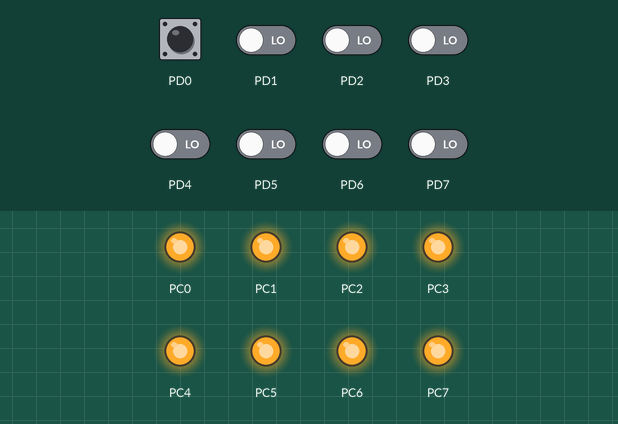
A program run on a simulated ATmega8, built with avr-gcc and emulated at 8 MHz. On the bench: output pins drawn as LEDs (lit = HIGH). The inputs (shaded band) are chosen by the test bench; at power-on: PD0 HIGH, PD1–7 LOW.

Above: at 6.8 s.
6.9 s: PD0 pulled LOW for 3 s
At 9.4 s:
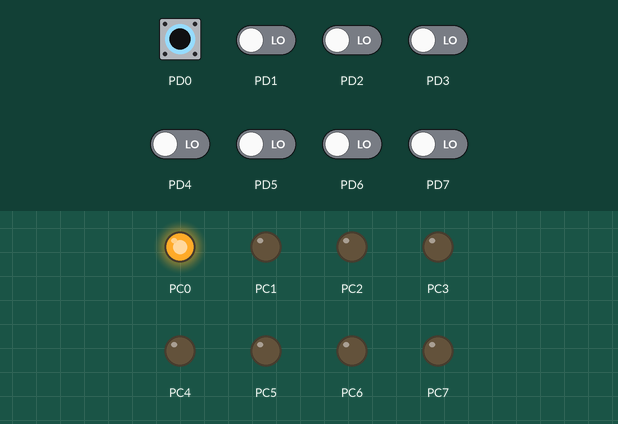
At 11.7 s:
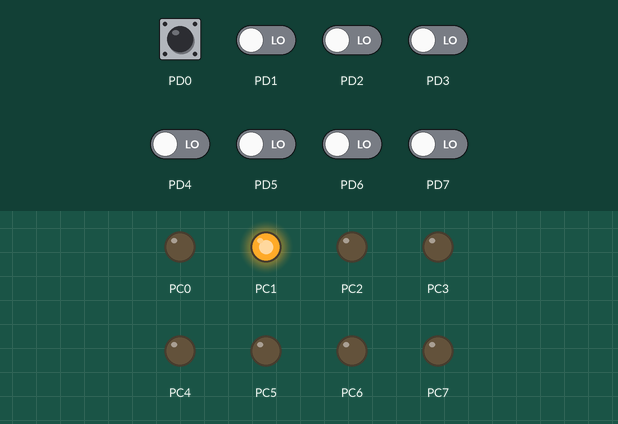
Timing chart, 0 to 22.5 s (numbered marks = the images above; inputs shaded):
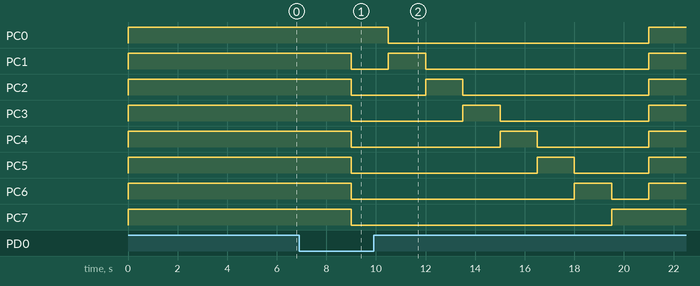

Measured:
- after the input at 6.9 s, PC0: HIGH → LOW after 3.6 s, → HIGH 10.5 s later; PC1: HIGH → LOW after 2.1 s, → HIGH 1.5 s later, → LOW 1.5 s later, → HIGH 9.0 s later

The program:

GccApplication1.c
```c
/*
 * GccApplication1.c
 *
 * Created: 11.08.2015 14:47:50
 *  Author: homeNout
 */


#include <avr/io.h>
#include <util/delay.h>
#define F_CPU 8000000

void preset()
{
	DDRC = 0xff;
	PORTC = 0x00;
	DDRD = 0x00;
	PORTD = 0b00000001;
}


int main(void)
{
	preset();

    while(1)
    {
       PORTC = 0x00;

	   if(!PIND)
	   {

	    PORTC = 0b00000001;
		_delay_ms(1500);

		for (int i =0; i<7; i++)
		{
			PORTC = (PORTC<<1);
			_delay_ms(1500);
		}

	   }
	   else {PORTC = 0xff;
				_delay_ms(3000);	}
    }
}
```
